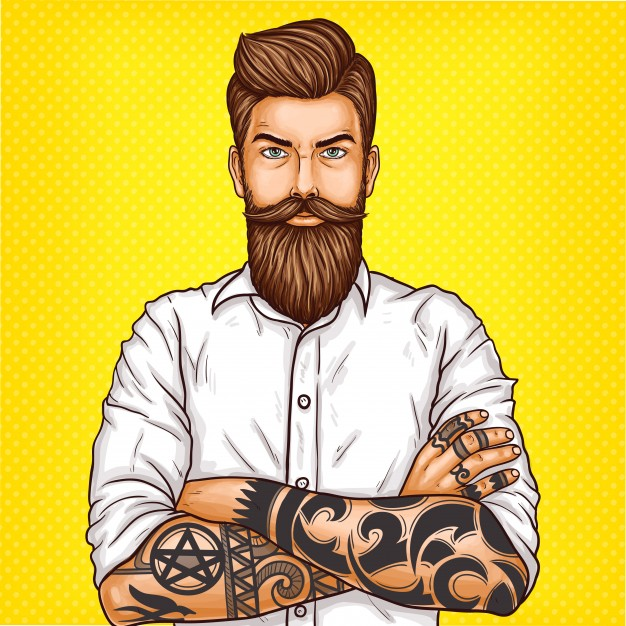
#> input picture Resources/person.jpg, 626 x 626 px, found by its file name
$ python chapter2.py
#> lines starting #> are read from the running program, lines starting #| are printed output that depends on the picture; after the words box and inside, x2 and y2 are one past the last pixel; in counts of white or black regions, pixels touching at a corner belong together
import cv2
import numpy as np

print("package imported")
kernal = np.ones((5,5),np.uint8)

img = cv2.imread("Resources\person.jpg")
#> img is the input picture: shape (626, 626, 3); mean B, G, R 77.8, 197.2, 221.2
imgGray = cv2.cvtColor(img,cv2.COLOR_BGR2GRAY)
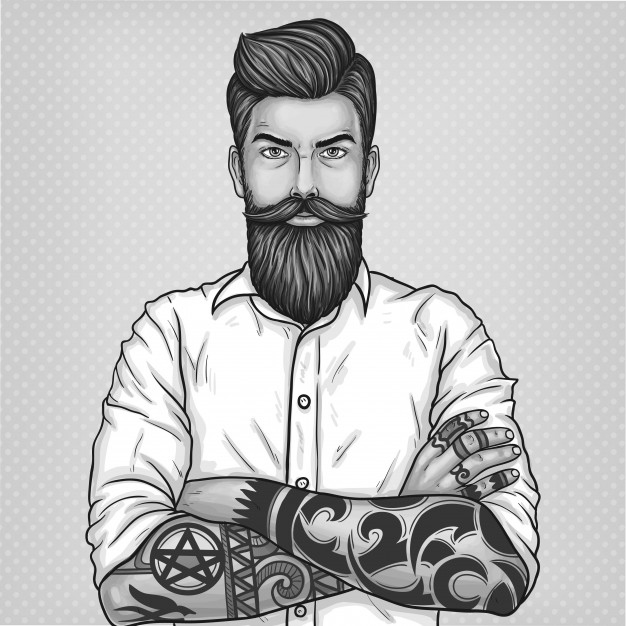
#> imgGray: shape (626, 626); min 10, max 255, mean 190.8
imgBlur = cv2.GaussianBlur(imgGray,(7,7),0)
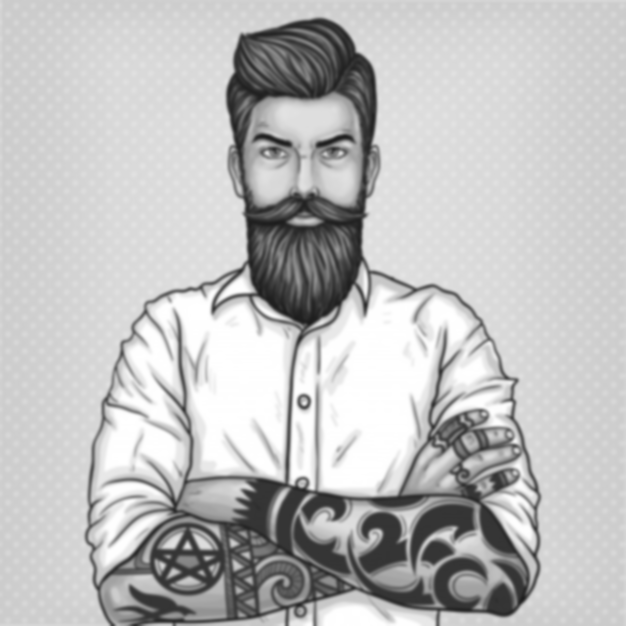
#> imgBlur: shape (626, 626); min 28, max 255, mean 190.7
imgCanny = cv2.Canny(img,150,200)
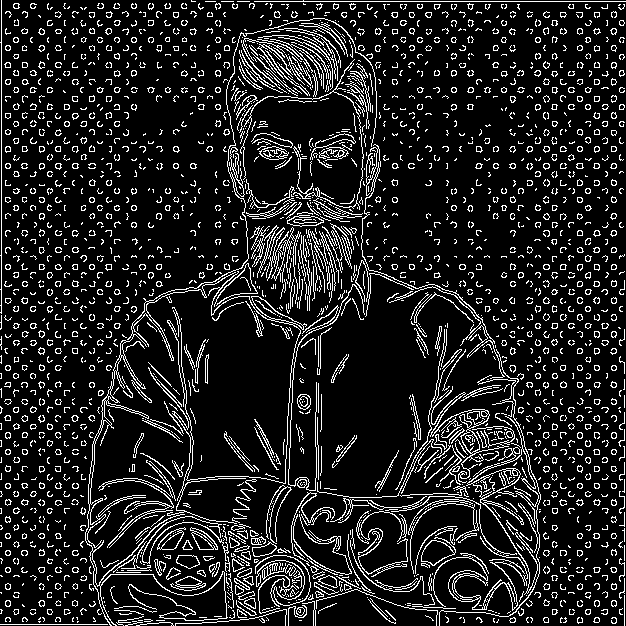
#> imgCanny: shape (626, 626); 12.9% white in thin lines or dots
imgDilation = cv2.dilate(imgCanny,kernal,iterations=1)
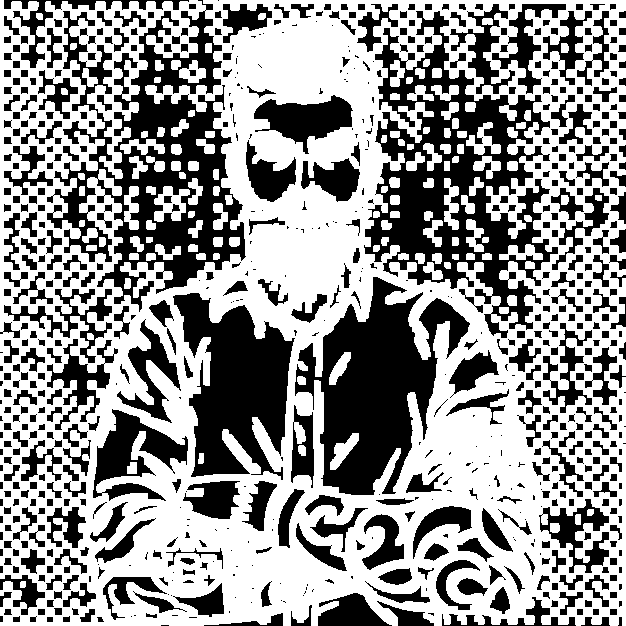
#> imgDilation: shape (626, 626); 58.4% white; 691 black regions (186 under 20 px), largest, box (x1, y1, x2, y2) and area: (364, 11, 558, 338) 23554, (47, 0, 246, 312) 22887, (295, 277, 470, 495) 18054
imgErosion = cv2.erode(imgDilation,kernal,iterations=1)
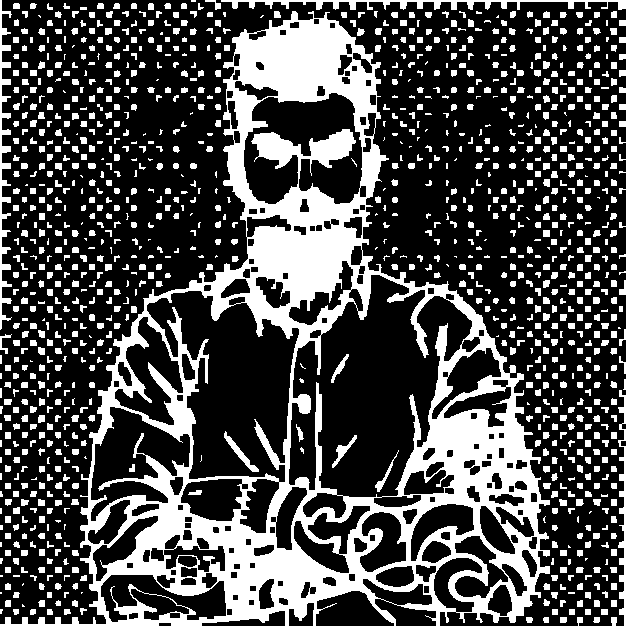
#> imgErosion: shape (626, 626); 29.3% white; 1190 white regions (297 under 20 px), largest, box (x1, y1, x2, y2) and area: (0, 11, 550, 626) 76617, (221, 0, 626, 10) 1644, (0, 0, 12, 330) 1538
cv2.imshow("ImageGray",imgGray)
cv2.imshow("ImageBlur",imgBlur)
cv2.imshow("ImageCanny",imgCanny)
cv2.imshow("ImageDilation",imgDilation)
cv2.imshow("ImageErosion",imgErosion)
cv2.waitKey(0)
